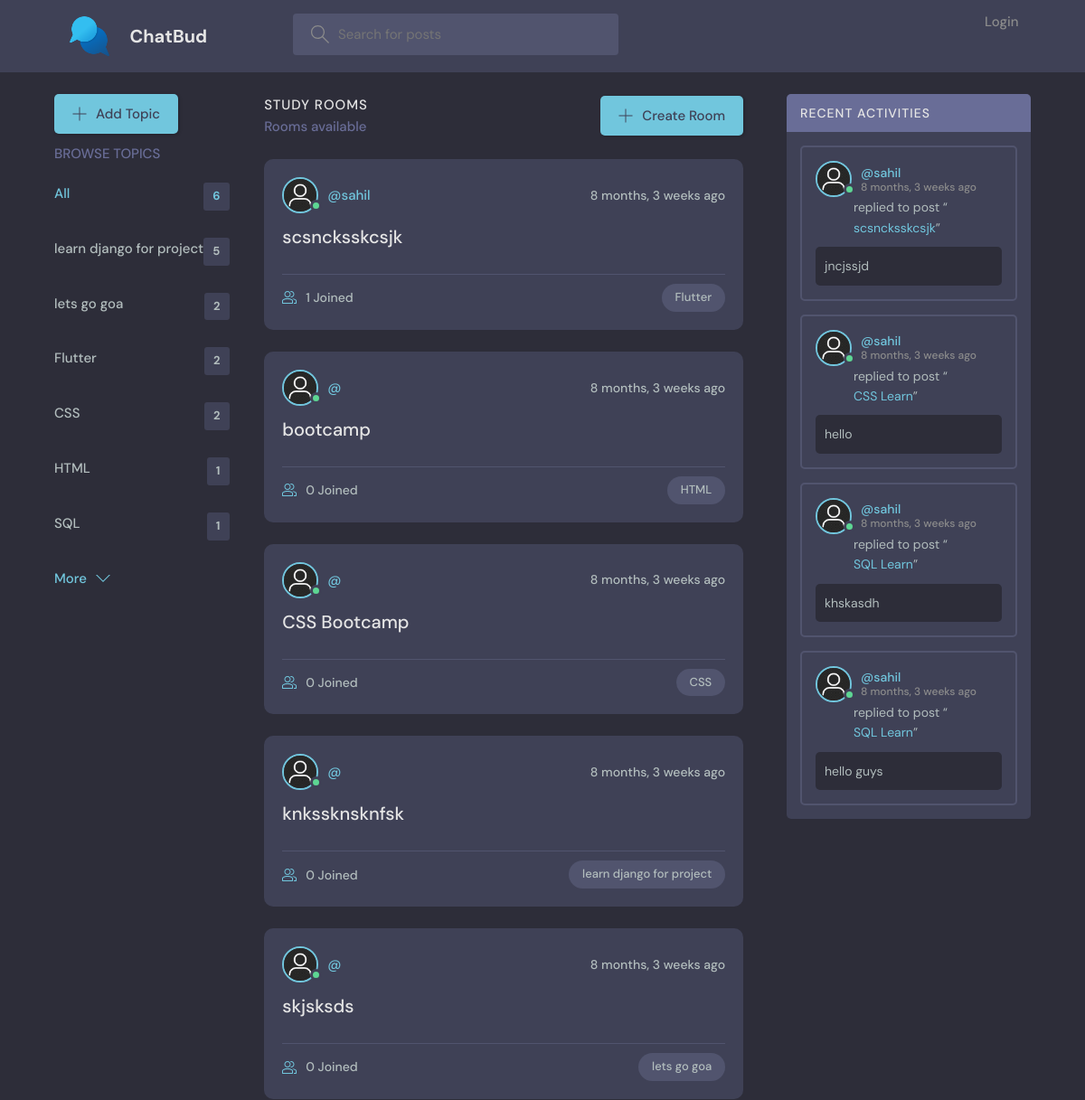
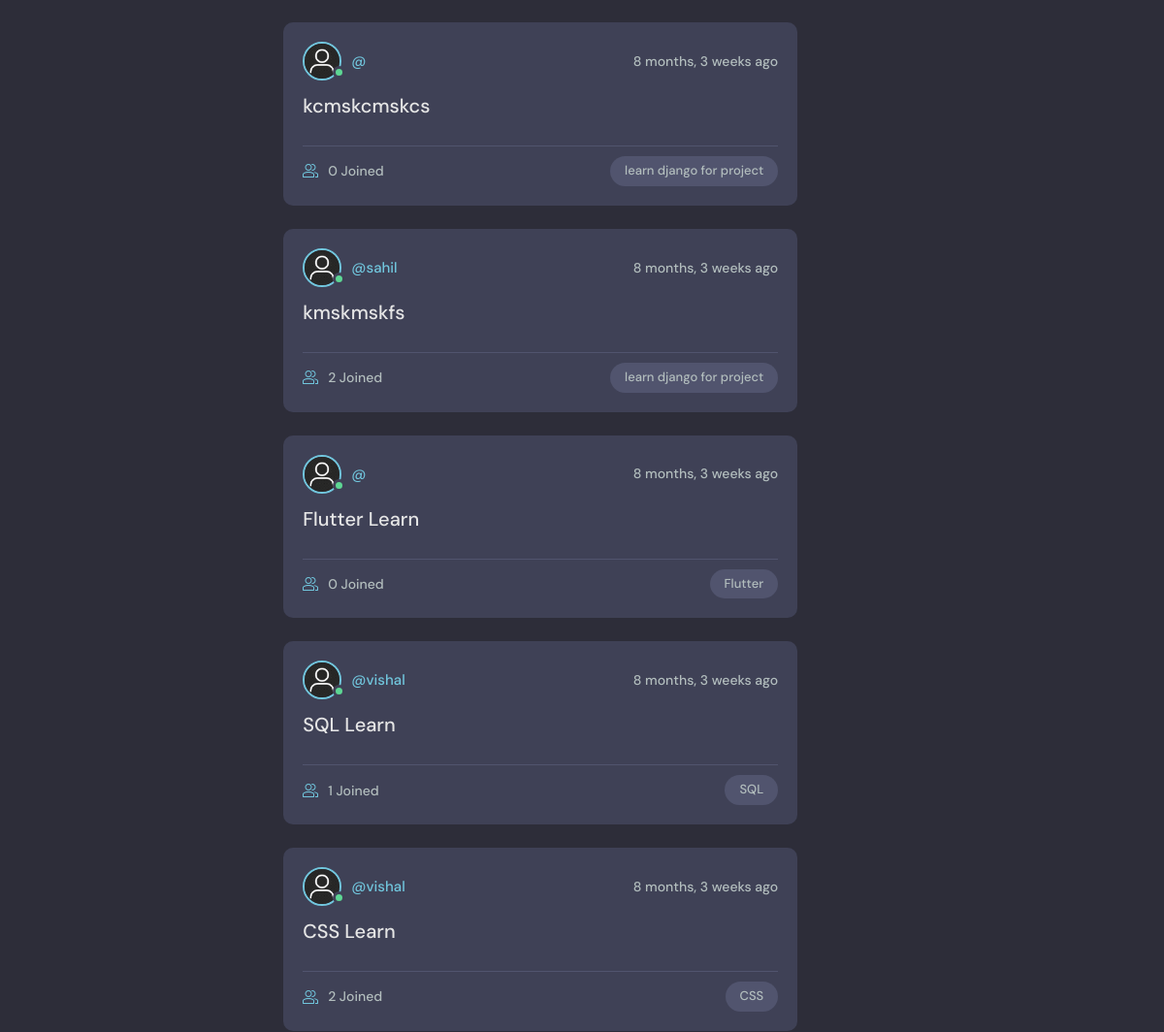
/ (upper part), run on an earlier commit of the app's database (2 pictures, top to bottom).
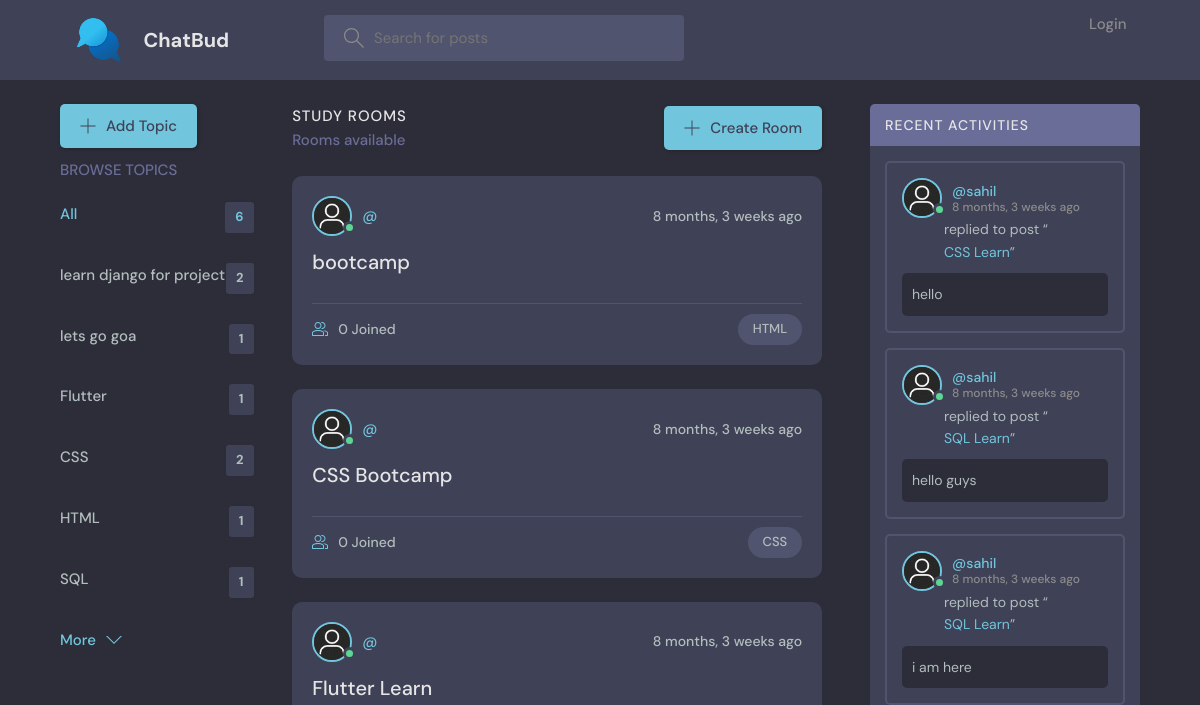
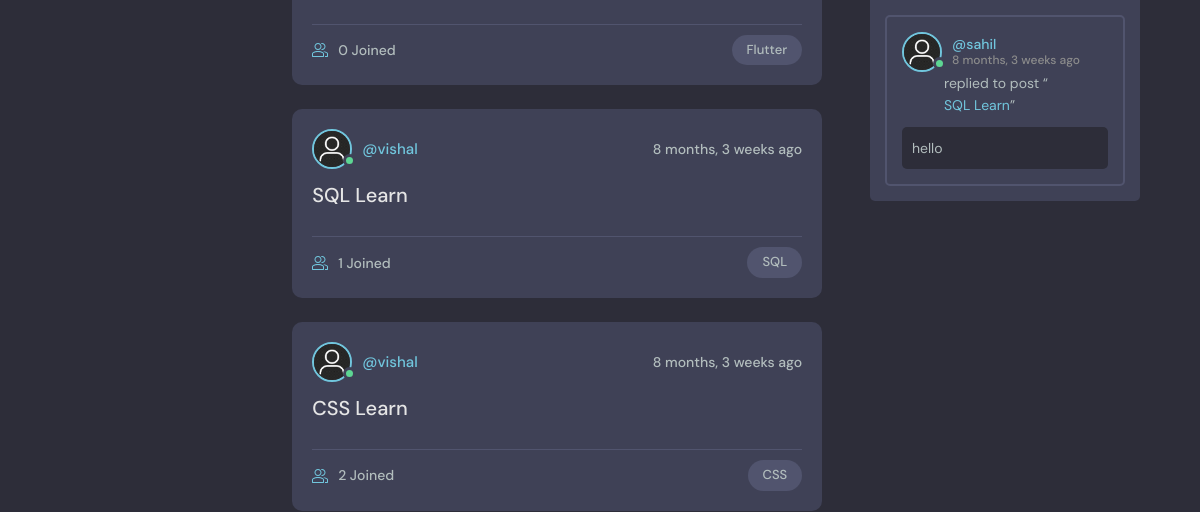
And on a later commit of the database (2 pictures, top to bottom).
### base/models.py (models this page shows, shortened)
class Topic(models.Model):
    name = models.CharField(max_length=200)

class Room(models.Model):
    host = models.ForeignKey(User, on_delete=models.SET_NULL, null=True)
    topic = models.ForeignKey(Topic, on_delete=models.SET_NULL, null=True)
    name = models.CharField(max_length=200)
    description = models.TextField(null=True, blank=True)
    participants = models.ManyToManyField(
        User, related_name='participants', blank=True, null=True)
    updated = models.DateTimeField(auto_now=True)
    created = models.DateTimeField(auto_now_add=True)
    class Meta:
        ordering = ['-updated', '-created']
    def __str__(self):
        return self.name

class Message(models.Model):
    user = models.ForeignKey(User, on_delete=models.CASCADE)
    room = models.ForeignKey(Room, on_delete=models.CASCADE)
    body = models.TextField()
    updated = models.DateTimeField(auto_now=True)
    created = models.DateTimeField(auto_now_add=True)

### base/views.py (the view)
# urls.py: path('', views.homePage, name="home"),
def homePage(request):
    q = request.GET.get('q') if request.GET.get('q') != None else ''
    rooms = Room.objects.filter(
        Q(topic__name__icontains=q) |
        Q(name__icontains=q) |
        Q(description__icontains=q)
    )
    topics = Topic.objects.all()
    room_messages = Message.objects.all().order_by('-created')[:4]
    context = {'rooms': rooms, 'topics': topics,
               'room_messages': room_messages}
    return render(request, 'base/home.html', context)

### base/templates/base/home.html (shortened to what this page needs)
{% extends 'main.html' %} {% block content %}
<main class="layout layout--3">
  <div class="container">
    {% include 'base/topic_component.html' %}
    <div class="roomList">
      <div class="roomList__header">
        <div>
          <h2>Study Rooms</h2>
          <p>{{room_count}} Rooms available</p>
        </div>
        <a class="btn btn--main" href="{% url 'createRoom' %}">
          <svg
            version="1.1"
            xmlns="http://www.w3.org/2000/svg"
            width="32"
            height="32"
            viewBox="0 0 32 32"
          >
            <title>add</title>
            <path
              d="M16.943 0.943h-1.885v14.115h-14.115v1.885h14.115v14.115h1.885v-14.115h14.115v-1.885h-14.115v-14.115z"
            ></path>
          </svg>
          Create Room
        </a>
      </div>
      {% include 'base/feed_component.html' %}
    </div>
    {% include 'base/activity_component.html' %}
  </div>
</main>
{% endblock %}

### base/templates/base/topic_component.html (shortened to what this page needs)
<div class="topics">
  <div class="topics__header">
    <div class="btn btn--main create-topic">
      <svg
        version="1.1"
        xmlns="http://www.w3.org/2000/svg"
        width="32"
        height="32"
        viewBox="0 0 32 32"
      >
        <title>add</title>
        <path
          d="M16.943 0.943h-1.885v14.115h-14.115v1.885h14.115v14.115h1.885v-14.115h14.115v-1.885h-14.115v-14.115z"
        ></path>
      </svg>
      Add Topic
    </div>
    <h2>Browse Topics</h2>
  </div>
  <ul class="topics__list">
    <li>
      <a href="{% url 'home' %}" class="active"
        >All <span>{{topics.count}}</span></a
      >
    </li>
    {% for topic in topics %}
    <li>
      <a href="{% url 'home' %}?q={{topic.name}}"
        >{{topic.name}}<span>{{topic.room_set.all.count}}</span></a
      >
    </li>
    {% endfor %}
  </ul>
  <a class="btn btn--link" href="#">
    More
    <svg
      version="1.1"
      xmlns="http://www.w3.org/2000/svg"
      width="32"
      height="32"
      viewBox="0 0 32 32"
    >
      <title>chevron-down</title>
      <path d="M16 21l-13-13h-3l16 16 16-16h-3l-13 13z"></path>
    </svg>
  </a>
</div>

### base/templates/base/feed_component.html (shortened to what this page needs)
{%load static%} {% for room in rooms %}
<div class="roomListRoom">
  <div class="roomListRoom__header">
    <a href="{%url 'userProfile' room.host.id%}" class="roomListRoom__author">
      <div class="avatar avatar--medium active">
        <img src="{% static 'images/user-img.png' %}" />
      </div>
      <span>@{{room.host.username}}</span>
    </a>
    <div class="roomListRoom__actions">
      <span>{{room.created|timesince}} ago</span>
    </div>
  </div>
  <div class="roomListRoom__content">
    <a href="{% url 'room' room.id %}">{{room.name}}</a>
  </div>
  <div class="roomListRoom__meta">
    <a href="{% url 'room' room.id %}" class="roomListRoom__joined">
      {{room.participants.all.count}} Joined
    </a>
    <p class="roomListRoom__topic">{{room.topic.name}}</p>
  </div>
</div>
{% endfor %}

### base/templates/base/activity_component.html (shortened to what this page needs)
{%load static%}
<div class="activities">
  <div class="activities__header">
    <h2>Recent Activities</h2>
  </div>
  {% for message in room_messages %}
  <div class="activities__box">
    <div class="activities__boxHeader roomListRoom__header">
      <a
        href="{% url 'userProfile' message.user.id %}"
        class="roomListRoom__author"
      >
        <div class="avatar avatar--medium active">
          <img src="{% static 'images/user-img.png' %}" />
        </div>
        <p>
          @{{message.user.username}}
          <span>{{message.created|timesince}} ago</span>
        </p>
      </a>
    </div>
    <div class="activities__boxContent">
      <p>
        replied to post “<a href="{% url 'room' message.room.id %}"
          >{{message.room}}</a
        >”
      </p>
      <div class="activities__boxRoomContent">{{message.body}}</div>
    </div>
  </div>
  {% endfor %}
</div>

What changed in the data, as far as the page shows it:
removed Room: host.username "sahil", created "8 months, 3 weeks", name "scsncksskcsjk", participants.all.count "1", topic.name "Flutter"
removed Room: created "8 months, 3 weeks", name "knkssknsknfsk", participants.all.count "0", topic.name "learn django for project"
removed Room: created "8 months, 3 weeks", name "skjsksds", participants.all.count "0", topic.name "lets go goa"
removed Room: created "8 months, 3 weeks", name "kcmskcmskcs", participants.all.count "0", topic.name "learn django for project"
removed Room: host.username "sahil", created "8 months, 3 weeks", name "kmskmskfs", participants.all.count "2", topic.name "learn django for project"
removed Message: user.username "sahil", created "8 months, 3 weeks", room "scsncksskcsjk", body "jncjssjd"
removed Message: user.username "sahil", created "8 months, 3 weeks", room "SQL Learn", body "khskasdh"
computed for Topic "learn django for project": room_set.all.count "5" → "2"
computed for Topic "lets go goa": room_set.all.count "2" → "1"
computed for Topic "Flutter": room_set.all.count "2" → "1"
now on this page (row unchanged): Message: user.username "sahil", created "8 months, 3 weeks", room "SQL Learn", body "i am here"
now on this page (row unchanged): Message: user.username "sahil", created "8 months, 3 weeks", room "SQL Learn", body "hello"
